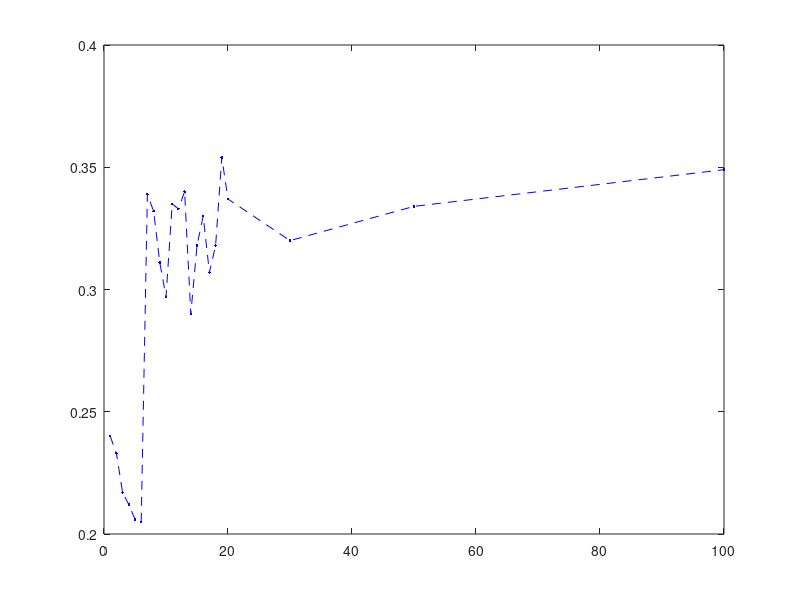

Recreate this plot in MATLAB. (Note: this script raises an error after producing the figure.)
x=1:0.01:20;

%Manhattan Distance
x_m_notN=[1	2	3	4	5	6	7	8	9	10	11	12	13	14	15	16	17	18	19	20	30	50	100];
y_m_notN=[0.24	0.233	0.217	0.212	0.206	0.205	0.339	0.332	0.311	0.297	0.335	0.333	0.34	0.29	0.318	0.33	0.307	0.318	0.354	0.337	0.32	0.334	0.349];
plot(x_m_notN, y_m_notN, 'b.--');
hold on
f_m_notN=fittype('a*log2(x)+b');
fit1=fit(x_m_notN', y_m_notN', f_m_notN', 'StartPoint', [x_m_notN(1) y_m_notN(1)]);
y1=feval(fit1, x');
plot(x, y1, 'b');

x_m_N=[1	2	3	4	5	6	7	8	9	10	11	12	13	14	15	16	17	18	19	20	30	50	100];
y_m_N=[0.1	0.11	0.144	0.136	0.147	0.138	0.256	0.241	0.271	0.274	0.278	0.257	0.279	0.287	0.313	0.288	0.293	0.281	0.312	0.308	0.3	0.292	0.297];
plot(x_m_N, y_m_N, 'm.--');
hold on
f_m_N=fittype('a*log2(x)+b');
fit2=fit(x_m_N', y_m_N', f_m_N', 'StartPoint', [x_m_N(1) y_m_N(1)]);
y2=feval(fit2, x');
plot(x, y2, 'm');

%general settings
xlabel('k');
ylabel('error rate');
legend('notN_md', 'Not Normalized Manhattan Distance', 'N_md', 'Normalized Manhattan Distance');
title('Manhattan Distance Compare');